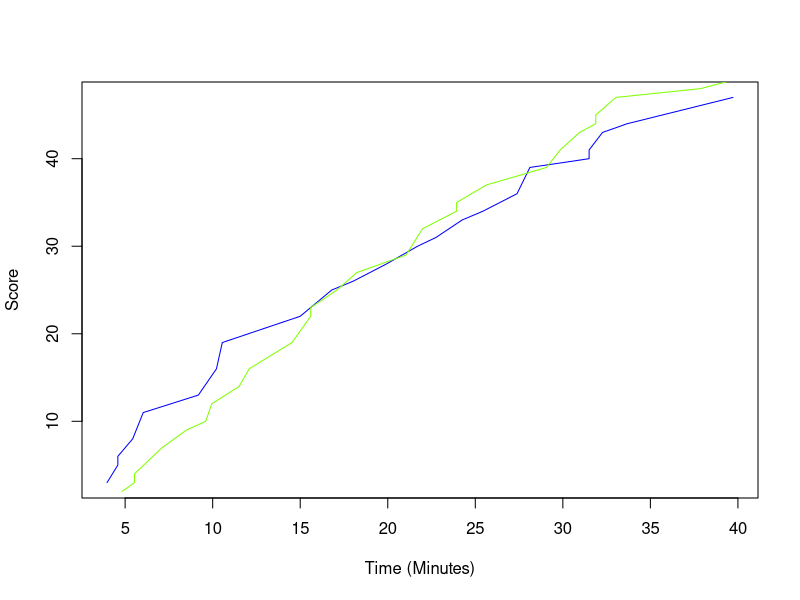

The R script that drew this image:
#Question One
#These steps read in the table and create separate files for UW and MSU data
UWvMSU<- read.table("UWvMSU_1-22-13.txt", header=TRUE)
UWScores<-UWvMSU[UWvMSU[,2]=="UW",]
MSUScores<-UWvMSU[UWvMSU[,2]=="MSU",]

#These steps cumulatively sum the scores in each data set so the data can be plotted
UWScores$cumuscore1<-cumsum(UWScores$score)
MSUScores$cumuscore2<-cumsum(MSUScores$score)

#This step plots the score vs time in the game, labels the axes, and selects the colors of the lines  
plot(UWScores$time, UWScores$cumuscore1, type="l", col="blue", ylab="Score", xlab="Time (Minutes)")+
  lines(MSUScores$time, MSUScores$cumuscore2, col="chartreuse")

#Question Two

num<-sample(1:100, size = 1)
print("I'm thinking of a number from 1-100...")

for(i in 1:10){
  rand<-num
  g <- readline(prompt = "guess? ")
  if(g<rand){
    print("higher")
  }else if(g>rand){
    print("lower")
  }else{
    print("Correct!")
  }
}

